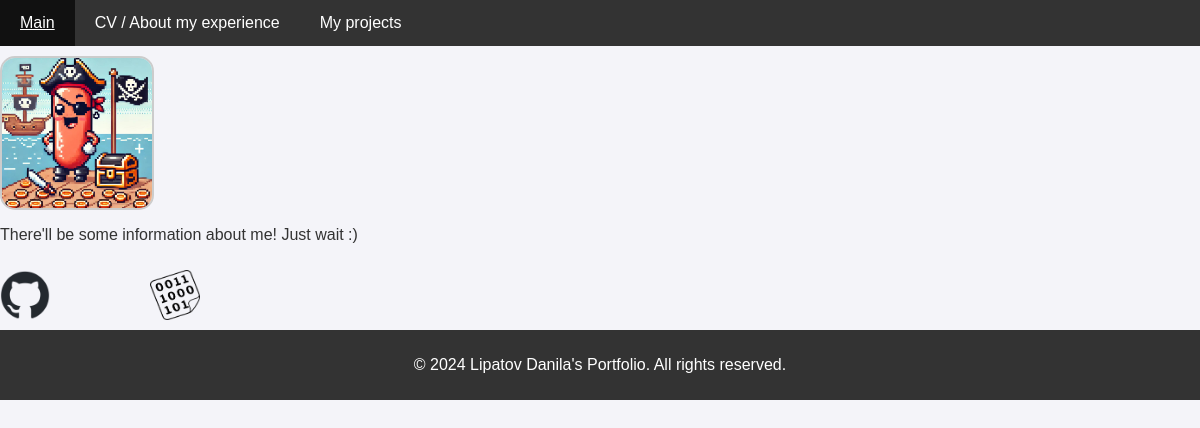
/contacts/, run on the app's committed database.
### portfolio/models.py (models this page shows, shortened)
class ContactInfo(models.Model):
    profile_photo = models.ImageField(upload_to='profile_photos/', blank=True, null=True)
    short_description = models.TextField(blank=True)

class SocialLink(models.Model):
    platform_name = models.CharField(max_length=50)
    icon = models.ImageField(upload_to='social_icons/')  # Иконка соцсети
    url = models.URLField()
    contact_info = models.ForeignKey(ContactInfo, related_name='social_links', on_delete=models.CASCADE)

### portfolio/views.py (the view)
# urls.py: path('contacts/', views.contacts, name='contacts')] + static(settings.MEDIA_URL, document_root=settings.MEDIA_ROOT)
def contacts(request):
    contact_info = ContactInfo.objects.first()
    social_link = SocialLink.objects.all()
    return render(request, 'portfolio/contacts.html', {'contact_info': contact_info})

### portfolio/templates/portfolio/contacts.html (shortened to what this page needs)
<!DOCTYPE html>
<html lang="en">
<head>
    <link rel="stylesheet" href="/media/projects/style_contact.css">
</head>
<body>
    <header>
            <nav>
                <ul>
                    <li><a href="/">Main</a></li>
                    <li><a href="/about/">CV / About my experience</a></li>
                    <li><a href="/projects/">My projects</a></li>
                </ul>
            </nav>
    </header>
    <div class="contact-info">
        <div class="profile-photo">
            {% if contact_info.profile_photo %}
                <img src="{{ contact_info.profile_photo.url }}" alt="Profile Photo">
            {% else %}
                <p> No photo </p>
            {% endif %}
        </div>
        <div class="description">
            <p>{{ contact_info.short_description }}</p>
        </div>
        <div class="social-links">
            {% for social_link in contact_info.social_links.all %}
                <a href="{{ social_link.url }}" target="_blank" class="social-link">
                    {% if social_link.icon %}
                        <img src="{{ social_link.icon.url }}" alt="{{ social_link.platform_name }} Icon">
                    {% else %}
                        {{ social_link.platform_name }}
                    {% endif %}
                </a>
            {% endfor %}
        </div>
    </div>
    <footer>
        <p>&copy; 2024 Lipatov Danila's Portfolio. All rights reserved.</p>
    </footer>
</body>
</html>

### media/projects/style_contact.css (style rules this page uses)
body { font-family: Arial, sans-serif; margin: 0; padding: 0; background-color: #f4f4f9; color: #333; }
nav ul { list-style-type: none; margin: 0; padding: 0; background-color: #333; overflow: hidden; }
nav ul li { float: left; }
nav ul li a { display: block; color: white; text-align: center; padding: 14px 20px; text-decoration: none; }
a { color: #1e90ff; text-decoration: none; }
footer { background-color: #333; color: white; text-align: center; padding: 10px 0; position: bottom; bottom: 0; width: 100%; }
.profile-photo { width: 150px; height: 150px; border-radius: 15px; overflow: hidden; border: 2px solid #ccc; background-color: #f4f4f9; display: flex; justify-content: center; align-items: center; margin-top: 10px; flex-shrink: 0; }
.profile-photo img { width: 100%; height: 100%; object-fit: cover; }
.social-links { display: flex; flex-direction: row; align-items: flex-start; }
.social-links a { display: flex; align-items: center; text-decoration: none; color: #333; margin: 10px 0; font-size: 18px; transition: color 0.3s ease; }
.social-links img { margin-right: 100px; font-size: 20px; width: 50px; height: 50px; }

### data on the page
ContactInfo: profile_photo (picture), short_description "There'll be some information about me! Just wait :)"
SocialLink: icon (picture)
SocialLink: icon (picture)
